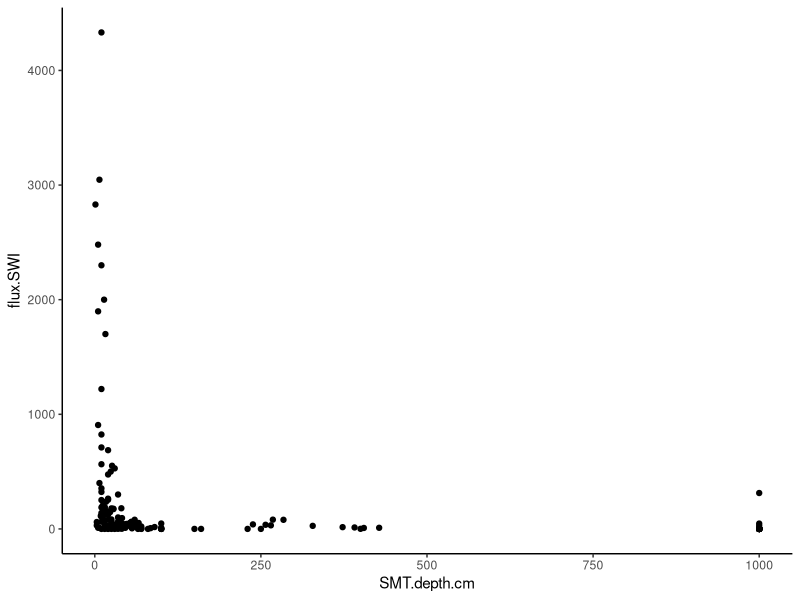

Write the R code that produced this figure.
## ---- chunk 1
library(tidyverse)
theme_set(theme_classic())
col.names = c("seq.num", "stn", "flux.SWI", "flux.SMTZ", "SMT.depth.cm",
              "R.swi.smtz", "water.depth.m", "bottom.sal", "bottom.temp", 
              "sed.rate", "POC.rate", "O2.CTD", "O2.Winkler", 
              "lat", "lon", "ref")
d <- read_csv("data/baltic_geochem.csv",
              col_names = col.names, 
              skip = 1) %>%
  mutate(O2 = case_when(!is.na(O2.CTD) == TRUE ~ O2.CTD,
                        !is.na(O2.Winkler) == TRUE ~ O2.Winkler * 13.3 / 10,
                        TRUE ~ as.numeric(NA)))
flux.label <- expression(paste(CH[4], " flux to SWI, ", mu, "mol", " ", m^2, " ", day^{-1}))
## ---- chunk 2
d_O2_clean <- d %>%
  filter(!is.na(O2.CTD))
p_O2 <- ggplot(d_O2_clean, aes(x=O2.CTD, y=flux.SWI)) + 
  geom_smooth(method = "lm") + 
  geom_point() +
  scale_x_continuous(name = "[O2] via CTD, units unknown") + 
  scale_y_continuous(name = flux.label)
## ---- chunk 3
p_SMTZ <- d %>%
  filter(!is.na(SMT.depth.cm)) %>%
  ggplot(aes(x=SMT.depth.cm, y=flux.SWI)) + 
  geom_point() 
print(p_SMTZ)
## ---- chunk 4
d_for_big_model <- d %>%
  filter(!is.na(flux.SWI) & flux.SWI > 0) %>%
  mutate(log.SWI.flux = log10(flux.SWI))
m_big <- lm(log(flux.SWI) ~ water.depth.m + bottom.sal + bottom.temp + SMT.depth.cm + O2, data = d_for_big_model)
summary(m_big)
## ---- chunk 5
knitr::kable({d %>%
  filter(!is.na(flux.SWI)) %>%
  select(seq.num, stn, SMT.depth.cm, water.depth.m, bottom.sal, bottom.temp, POC.rate, O2) %>%
  apply(MARGIN = 2, function(x) sum(!is.na(x)))
})
